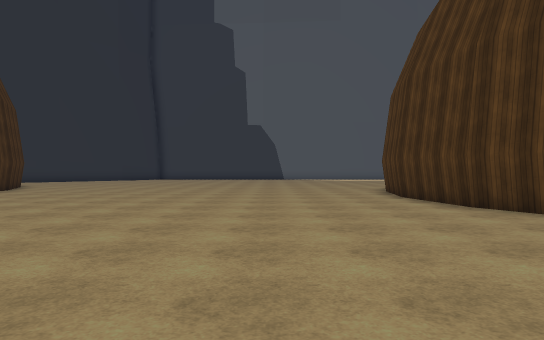
view 1 (above)

18 first-person views from a walk through a Unity game level. The camera is 1.5 m above the floor, looks level and sees 75° across. The floor is counted in squares, 2 m on a side. Each view is taken from the middle of a square. On the plan, view 1 faces up. The plan holds only what a view shows up to about 11 squares ahead; the rest is blank. The place goes on beyond the plan. Some animated figures are not drawn. Some surface patterns are stand-ins.

view 2
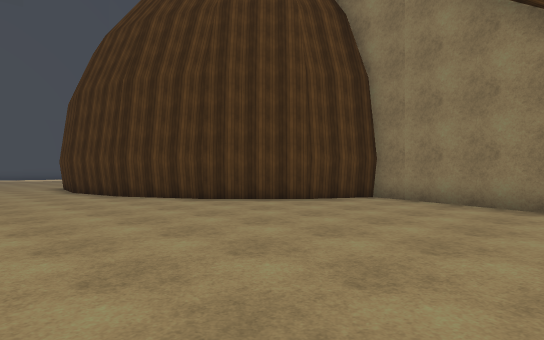

view 3
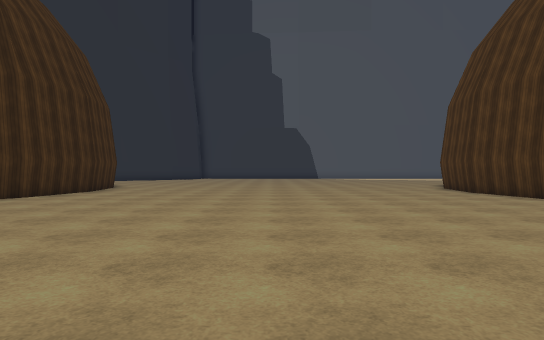

view 4
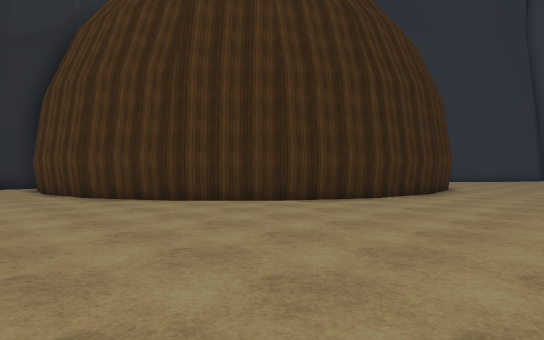

view 5
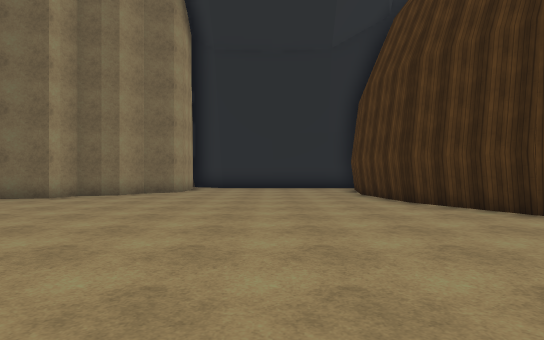

view 6
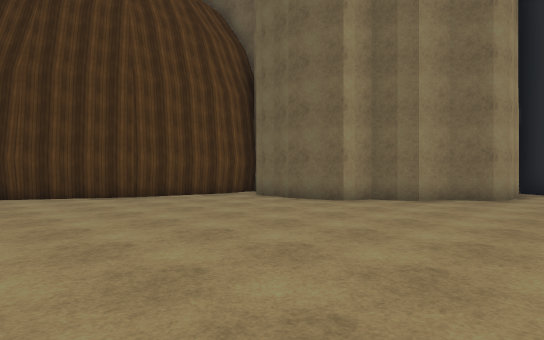

view 7
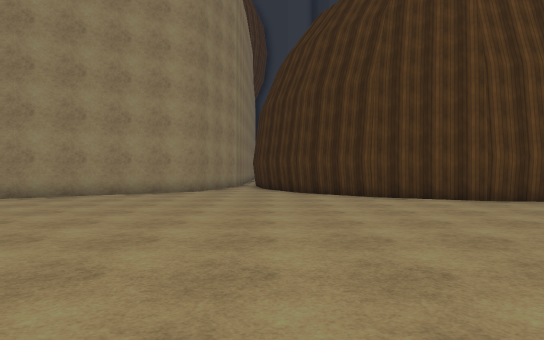

view 8
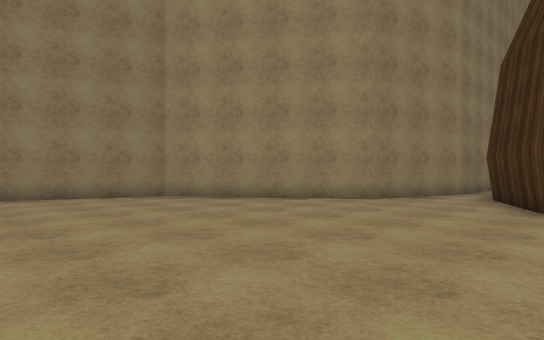

view 9
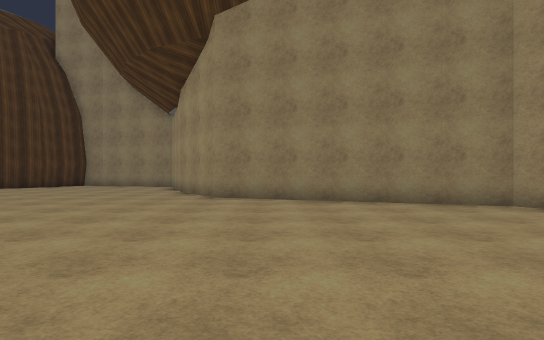

view 10
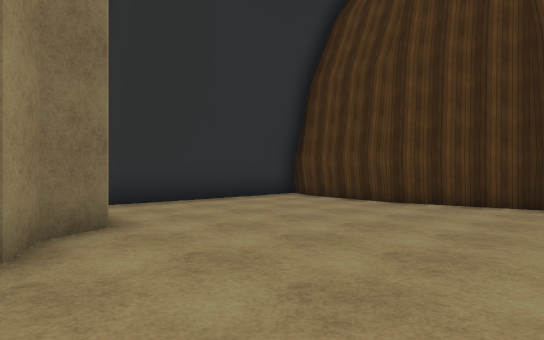

view 11
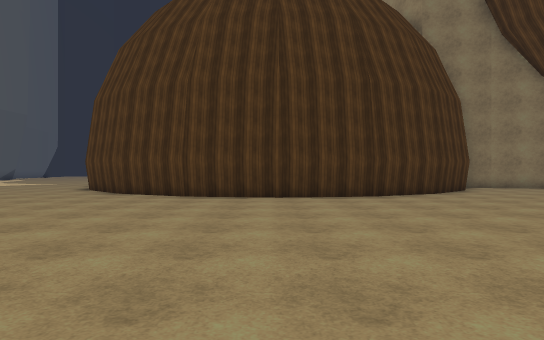

view 12
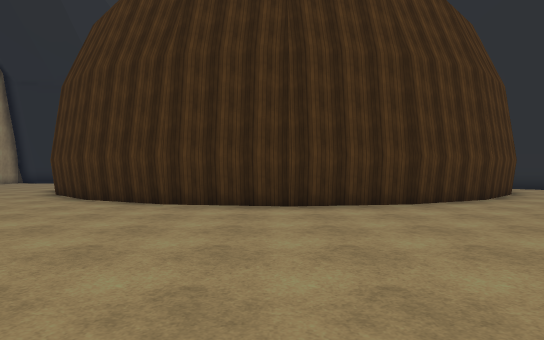

view 13
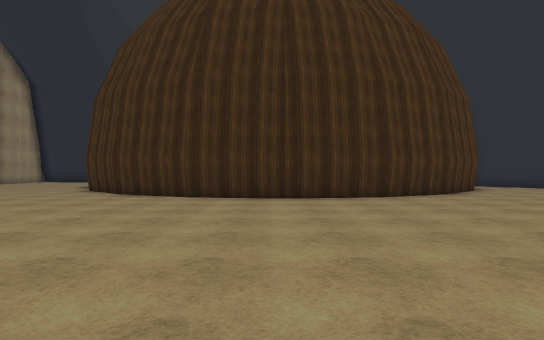

view 14
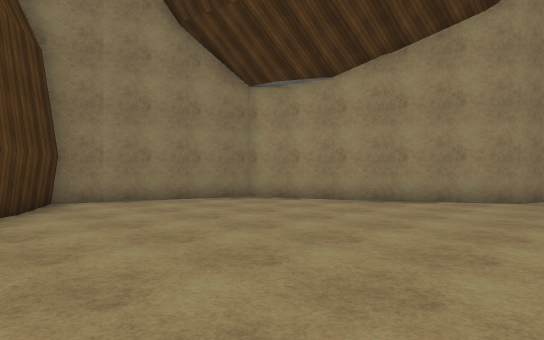

view 15
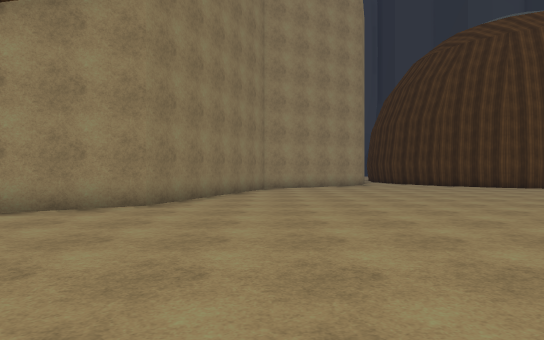

view 16
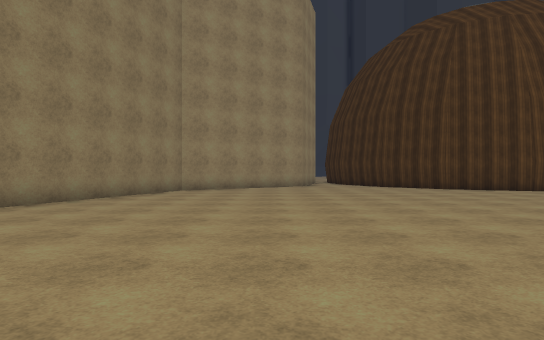

view 17
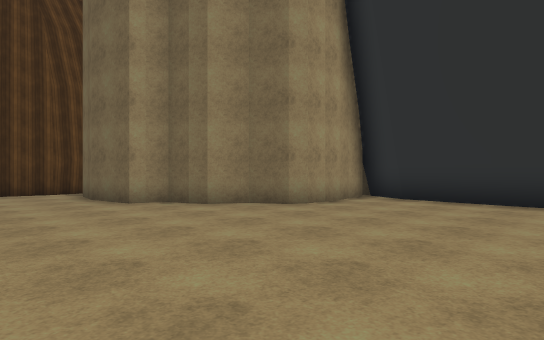

view 18
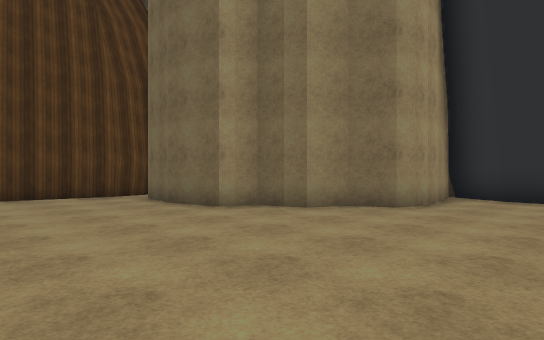

### Floor plan
Points are (right, up) in squares from view 1. A wall is a line through its corners. A room is listed if a view was taken in it or the views show most of it. See-through windows are left out.
Room 1 (views 1, 2, 3, 4, 5, 6, 7, 8, 9, 10, 11, 12, 13, 14, 15, 16, 17, 18)
walls: (4.1, -3.9) (7.5, -2.6) (8.9, 1.8) (7.1, 2.8) (5.2, 4.7) (4, 7.1) (3.5, 9.8) (4, 12.5) (5.1, 14.6); (-16.4, -6.8) (-16.3, -7.3); (-16.3, -7.2) (-16.1, -8.6) (-16.4, -10); (-17.3, -5.9) (-17.2, -6.6) (-16.7, -6.8); (-20.4, -4) (-19.2, -4.1) (-18.8, -4.3) (-18.4, -5.1) (-17.5, -5.5) (-17.3, -6); (-21.4, 1.3) (-21.6, -2.9) (-22.3, -4.4); (-21.6, 2.1) (-21.6, -0.4); (-17.1, -11.3) (-15.8, -11.1) (-13.3, -11.5) (-10.7, -12.7) (-8.8, -14.7) (-7.6, -17.1); (-10.9, 15.5) (-9.7, 13.1) (-9.2, 10.4) (-9.7, 7.6) (-10.9, 5.2) (-12.7, 3.4) (-15.3, 2.1) (-17.9, 1.7) (-20.5, 2.1) (-21.2, 2.4); (-21.8, -4.3) (-21, -4.2); (-22.1, -4.4) (-20.5, -4.1); (-6.1, -17.6) (-5.4, -15.2) (-0.7, -12) (1.6, -5.4) (4.2, -3.9)

Positions as (right, up) in squares from view 1, and headings:
1: (0, 0), facing up
2: (0, -3), facing up-right
3: (-3, -2), facing up
4: (-5, -1), facing up-left
5: (-7, -1), facing left
6: (-9, -2), facing down-left
7: (-8, -3), facing down
8: (-10, -7), facing down-right
9: (-8, -7), facing right
10: (-14, -6), facing up-left
11: (-6, 10), facing right
12: (-2, 10), facing left
13: (0, 10), facing left
14: (0, 4), facing down-right
15: (-1, 2), facing down
16: (-4, 1), facing down
17: (-13, 1), facing down-left
18: (-12, -1), facing down-left
